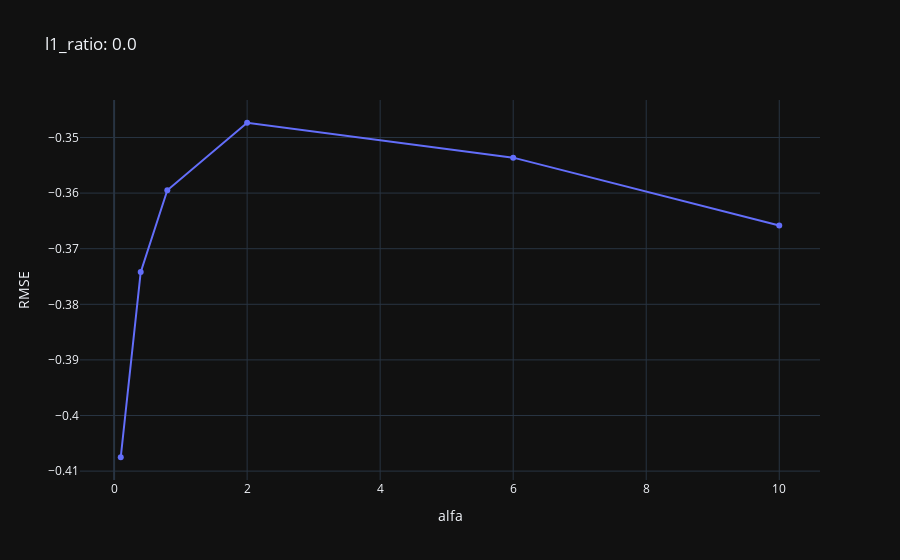
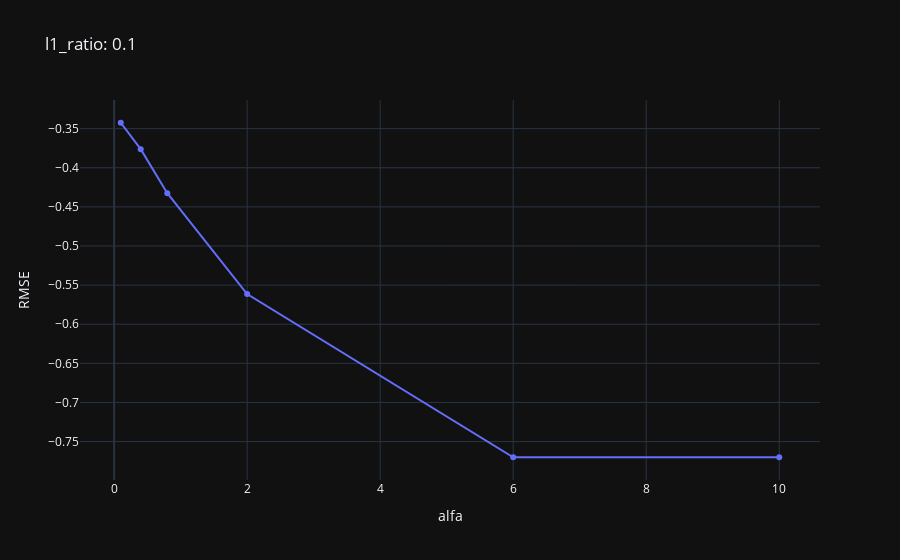
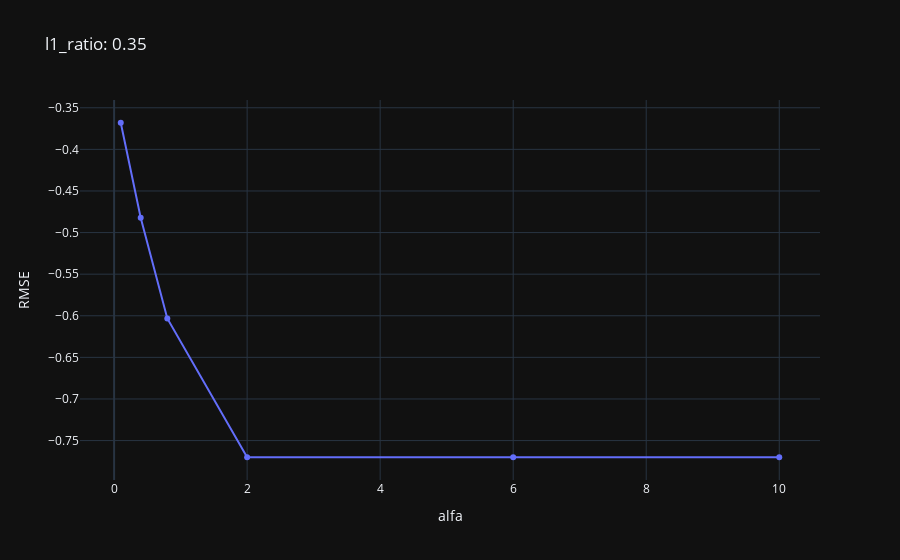
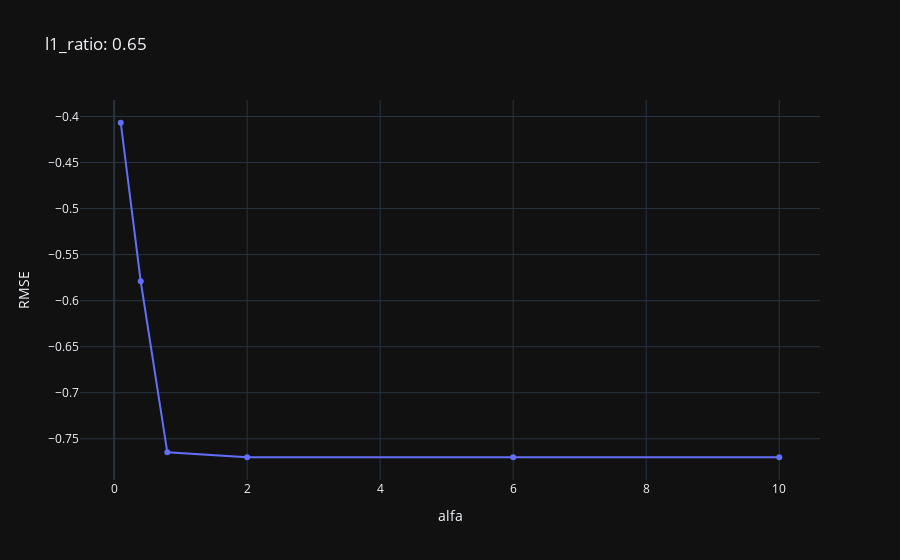

Notebook source saved alongside these figures, in order:
### Markdown cell above
Najlepszy model wyszedł dla $\alpha$ = 0.1 oraz l1_ratio = 0.1, ponieważ wartość ujemnego RMSE jest największa. Przyjrzyjmy się wartościom RMSE w zależności od alf, tworząc wykres dla każdego l_1ratio.

### Code cell
res = pd.DataFrame(grid_net_1.cv_results_)
for l1 in [0.0, 0.1, 0.35, 0.65, 0.9, 1.0]:
  px.scatter(x=res[res['param_l1_ratio'] == l1]['param_alpha'], y=res[res['param_l1_ratio'] == l1]['mean_test_score'], title=("l1_ratio: " + str(l1)), labels={"y": "RMSE", "x": "alfa"}).update_traces(mode="lines+markers").show()

### Figure 1 — Plotly figure (JSON) as saved in the notebook; plotly's stock layout.template omitted (floating-point values rounded to 4 significant figures)
{"data": [{"hovertemplate": "alfa=%{x}<br>RMSE=%{y}<extra></extra>", "legendgroup": "", "marker": {"color": "#636efa", "symbol": "circle"}, "mode": "lines+markers", "name": "", "orientation": "v", "showlegend": false, "x": [0.1, 0.4, 0.8, 2.0, 6.0, 10.0], "xaxis": "x", "y": [-0.4075, -0.3742, -0.3595, -0.3473, -0.3536, -0.3658], "yaxis": "y", "type": "scatter"}], "layout": {"xaxis": {"anchor": "y", "domain": [0.0, 1.0], "title": {"text": "alfa"}}, "yaxis": {"anchor": "x", "domain": [0.0, 1.0], "title": {"text": "RMSE"}}, "legend": {"tracegroupgap": 0}, "title": {"text": "l1_ratio: 0.0"}}}

### Figure 2 — Plotly figure (JSON) as saved in the notebook; plotly's stock layout.template omitted (floating-point values rounded to 4 significant figures)
{"data": [{"hovertemplate": "alfa=%{x}<br>RMSE=%{y}<extra></extra>", "legendgroup": "", "marker": {"color": "#636efa", "symbol": "circle"}, "mode": "lines+markers", "name": "", "orientation": "v", "showlegend": false, "x": [0.1, 0.4, 0.8, 2.0, 6.0, 10.0], "xaxis": "x", "y": [-0.3425, -0.3762, -0.4325, -0.5615, -0.77, -0.77], "yaxis": "y", "type": "scatter"}], "layout": {"xaxis": {"anchor": "y", "domain": [0.0, 1.0], "title": {"text": "alfa"}}, "yaxis": {"anchor": "x", "domain": [0.0, 1.0], "title": {"text": "RMSE"}}, "legend": {"tracegroupgap": 0}, "title": {"text": "l1_ratio: 0.1"}}}

### Figure 3 — Plotly figure (JSON) as saved in the notebook; plotly's stock layout.template omitted (floating-point values rounded to 4 significant figures)
{"data": [{"hovertemplate": "alfa=%{x}<br>RMSE=%{y}<extra></extra>", "legendgroup": "", "marker": {"color": "#636efa", "symbol": "circle"}, "mode": "lines+markers", "name": "", "orientation": "v", "showlegend": false, "x": [0.1, 0.4, 0.8, 2.0, 6.0, 10.0], "xaxis": "x", "y": [-0.368, -0.4821, -0.6032, -0.77, -0.77, -0.77], "yaxis": "y", "type": "scatter"}], "layout": {"xaxis": {"anchor": "y", "domain": [0.0, 1.0], "title": {"text": "alfa"}}, "yaxis": {"anchor": "x", "domain": [0.0, 1.0], "title": {"text": "RMSE"}}, "legend": {"tracegroupgap": 0}, "title": {"text": "l1_ratio: 0.35"}}}

### Figure 4 — Plotly figure (JSON) as saved in the notebook; plotly's stock layout.template omitted (floating-point values rounded to 4 significant figures)
{"data": [{"hovertemplate": "alfa=%{x}<br>RMSE=%{y}<extra></extra>", "legendgroup": "", "marker": {"color": "#636efa", "symbol": "circle"}, "mode": "lines+markers", "name": "", "orientation": "v", "showlegend": false, "x": [0.1, 0.4, 0.8, 2.0, 6.0, 10.0], "xaxis": "x", "y": [-0.4068, -0.5789, -0.7647, -0.77, -0.77, -0.77], "yaxis": "y", "type": "scatter"}], "layout": {"xaxis": {"anchor": "y", "domain": [0.0, 1.0], "title": {"text": "alfa"}}, "yaxis": {"anchor": "x", "domain": [0.0, 1.0], "title": {"text": "RMSE"}}, "legend": {"tracegroupgap": 0}, "title": {"text": "l1_ratio: 0.65"}}}
